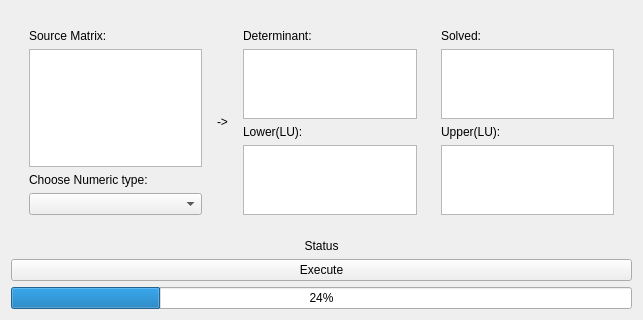
<?xml version="1.0" encoding="UTF-8"?>
<ui version="4.0">
 <class>DecompInterface</class>
 <widget class="QWidget" name="DecompInterface">
  <property name="geometry">
   <rect>
    <x>0</x>
    <y>0</y>
    <width>643</width>
    <height>316</height>
   </rect>
  </property>
  <property name="sizePolicy">
   <sizepolicy hsizetype="Expanding" vsizetype="Expanding">
    <horstretch>0</horstretch>
    <verstretch>0</verstretch>
   </sizepolicy>
  </property>
  <property name="windowTitle">
   <string>Form</string>
  </property>
  <layout class="QVBoxLayout" name="verticalLayout">
   <item>
    <widget class="QWidget" name="widget" native="true">
     <property name="sizePolicy">
      <sizepolicy hsizetype="Expanding" vsizetype="Expanding">
       <horstretch>0</horstretch>
       <verstretch>0</verstretch>
      </sizepolicy>
     </property>
     <layout class="QHBoxLayout" name="horizontalLayout">
      <item>
       <widget class="QWidget" name="widget_2" native="true">
        <property name="sizePolicy">
         <sizepolicy hsizetype="Expanding" vsizetype="Expanding">
          <horstretch>0</horstretch>
          <verstretch>0</verstretch>
         </sizepolicy>
        </property>
        <layout class="QVBoxLayout" name="verticalLayout_2">
         <item>
          <widget class="QLabel" name="label_2">
           <property name="text">
            <string>Source Matrix:</string>
           </property>
          </widget>
         </item>
         <item>
          <widget class="QPlainTextEdit" name="source_matrix_text_edit">
           <property name="styleSheet">
            <string notr="true">font: 700 oblique 12pt &quot;DejaVu Sans Mono&quot;;</string>
           </property>
          </widget>
         </item>
         <item>
          <widget class="QLabel" name="label_7">
           <property name="text">
            <string>Choose Numeric type:</string>
           </property>
          </widget>
         </item>
         <item>
          <widget class="QComboBox" name="type_choice_combo_box"/>
         </item>
        </layout>
       </widget>
      </item>
      <item>
       <widget class="QLabel" name="label">
        <property name="text">
         <string>-&gt;</string>
        </property>
       </widget>
      </item>
      <item>
       <widget class="QWidget" name="widget_3" native="true">
        <property name="sizePolicy">
         <sizepolicy hsizetype="Expanding" vsizetype="Expanding">
          <horstretch>0</horstretch>
          <verstretch>0</verstretch>
         </sizepolicy>
        </property>
        <layout class="QVBoxLayout" name="verticalLayout_4">
         <item>
          <widget class="QLabel" name="label_3">
           <property name="text">
            <string>Determinant:</string>
           </property>
          </widget>
         </item>
         <item>
          <widget class="QTextBrowser" name="det_text_browser">
           <property name="styleSheet">
            <string notr="true">font: 700 oblique 12pt &quot;DejaVu Sans Mono&quot;;</string>
           </property>
          </widget>
         </item>
         <item>
          <widget class="QLabel" name="label_5">
           <property name="text">
            <string>Lower(LU):</string>
           </property>
          </widget>
         </item>
         <item>
          <widget class="QTextBrowser" name="lower_text_browser">
           <property name="styleSheet">
            <string notr="true">font: 700 oblique 12pt &quot;DejaVu Sans Mono&quot;;</string>
           </property>
          </widget>
         </item>
        </layout>
       </widget>
      </item>
      <item>
       <widget class="QWidget" name="widget_4" native="true">
        <layout class="QVBoxLayout" name="verticalLayout_3">
         <item>
          <widget class="QLabel" name="label_4">
           <property name="text">
            <string>Solved:</string>
           </property>
          </widget>
         </item>
         <item>
          <widget class="QTextBrowser" name="solved_text_browser">
           <property name="styleSheet">
            <string notr="true">font: 700 oblique 12pt &quot;DejaVu Sans Mono&quot;;</string>
           </property>
          </widget>
         </item>
         <item>
          <widget class="QLabel" name="label_6">
           <property name="text">
            <string>Upper(LU):</string>
           </property>
          </widget>
         </item>
         <item>
          <widget class="QTextBrowser" name="upper_text_browser">
           <property name="styleSheet">
            <string notr="true">font: 700 oblique 12pt &quot;DejaVu Sans Mono&quot;;</string>
           </property>
          </widget>
         </item>
        </layout>
       </widget>
      </item>
     </layout>
    </widget>
   </item>
   <item>
    <widget class="QLabel" name="status">
     <property name="text">
      <string>Status</string>
     </property>
     <property name="alignment">
      <set>Qt::AlignCenter</set>
     </property>
    </widget>
   </item>
   <item>
    <widget class="QPushButton" name="execute_button">
     <property name="text">
      <string>Execute</string>
     </property>
    </widget>
   </item>
   <item>
    <widget class="QProgressBar" name="progressBar">
     <property name="value">
      <number>24</number>
     </property>
    </widget>
   </item>
  </layout>
 </widget>
 <resources/>
 <connections/>
</ui>
